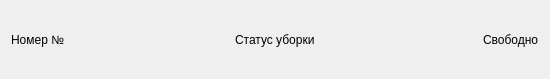
<?xml version="1.0" encoding="UTF-8"?>
<ui version="4.0">
 <class>ItemRoom</class>
 <widget class="QWidget" name="ItemRoom">
  <property name="geometry">
   <rect>
    <x>0</x>
    <y>0</y>
    <width>550</width>
    <height>79</height>
   </rect>
  </property>
  <property name="windowTitle">
   <string>Form</string>
  </property>
  <layout class="QHBoxLayout" name="horizontalLayout">
   <item>
    <layout class="QVBoxLayout" name="verticalLayout">
     <item>
      <widget class="QLabel" name="room">
       <property name="text">
        <string>Номер №</string>
       </property>
      </widget>
     </item>
    </layout>
   </item>
   <item alignment="Qt::AlignHCenter">
    <widget class="QLabel" name="statusCleanning">
     <property name="text">
      <string>Статус уборки</string>
     </property>
    </widget>
   </item>
   <item alignment="Qt::AlignRight">
    <widget class="QLabel" name="statusRoom">
     <property name="text">
      <string>Свободно</string>
     </property>
    </widget>
   </item>
  </layout>
 </widget>
 <resources/>
 <connections/>
</ui>
